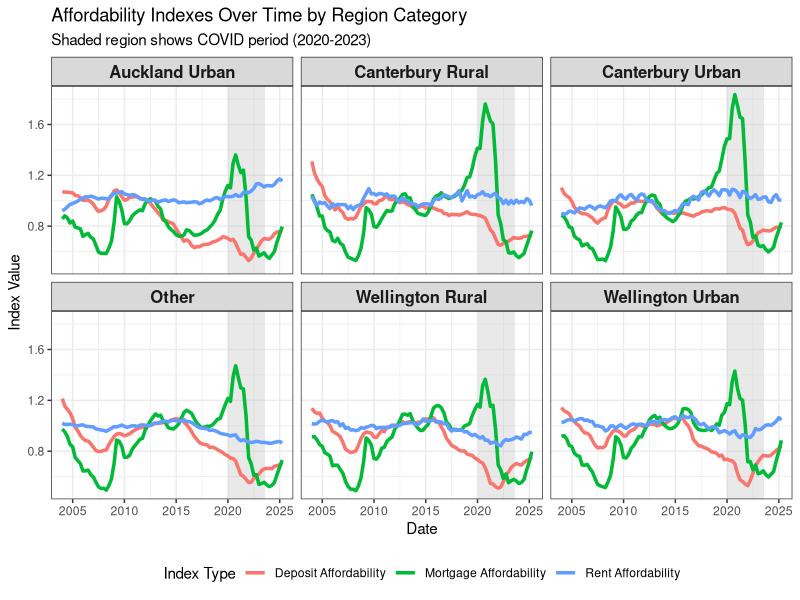
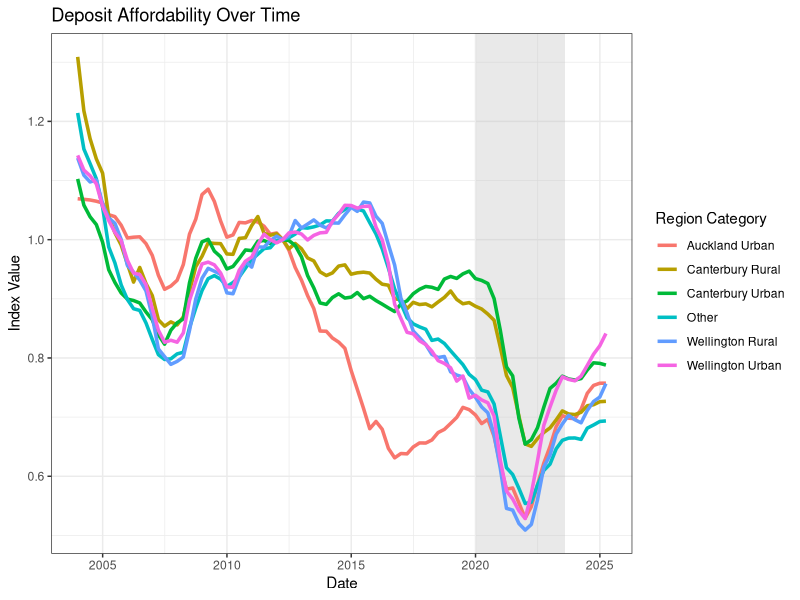
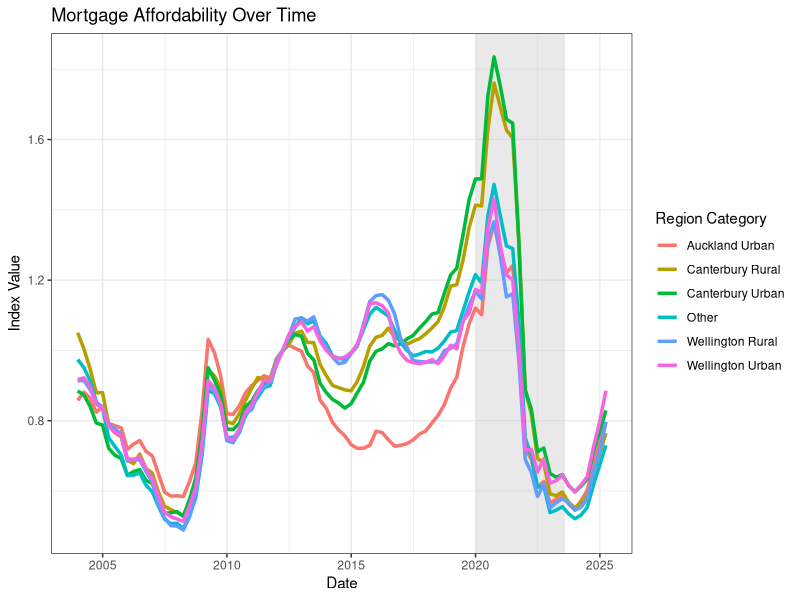
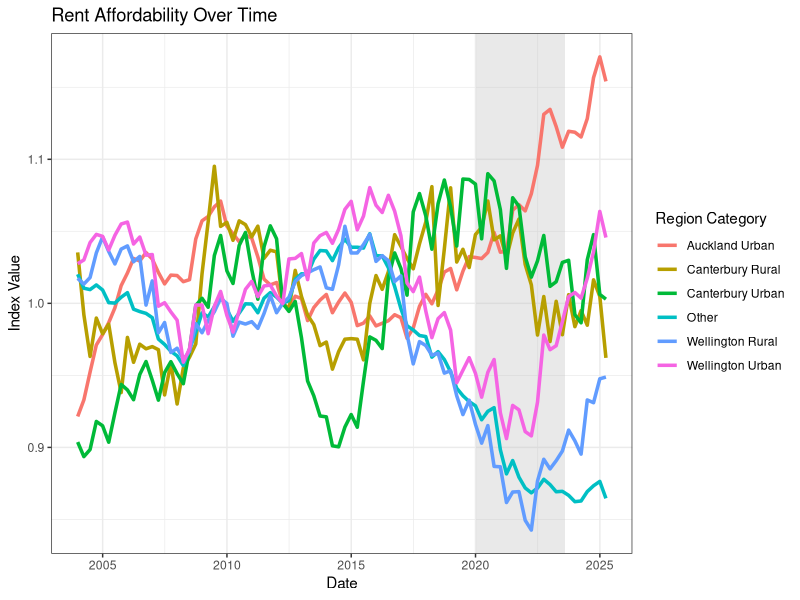
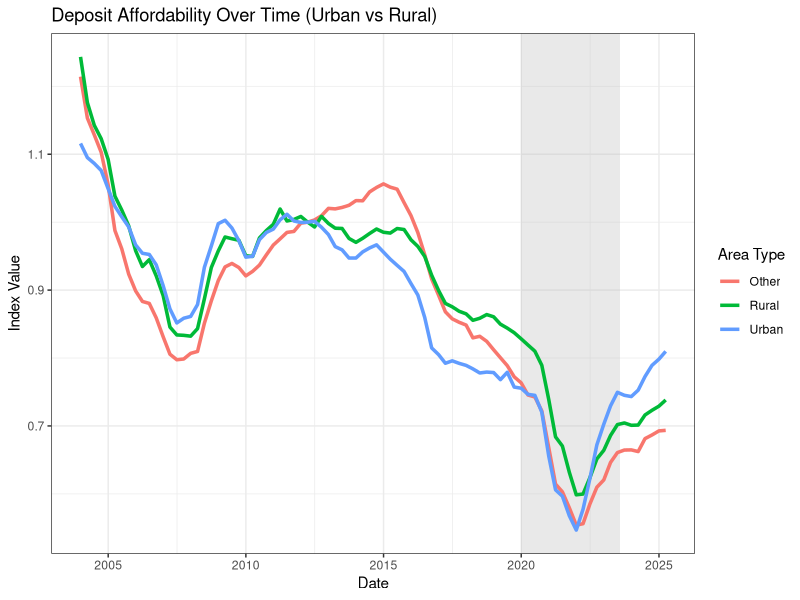
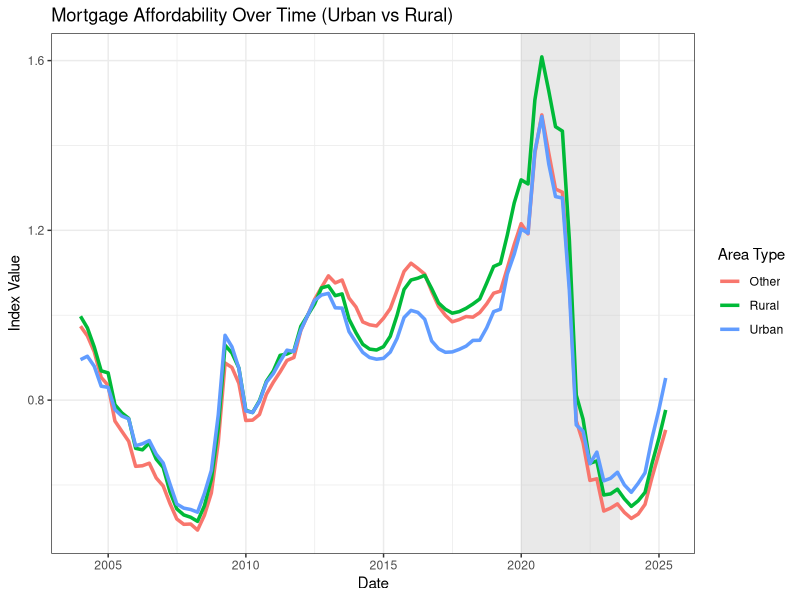
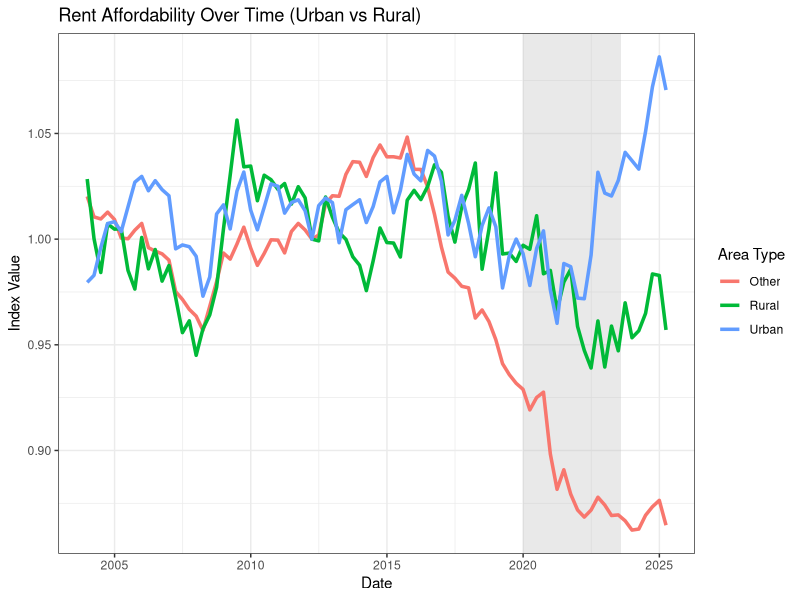

Reproduce these figures in R, in order.
library(tidyverse)
library(lubridate)

housing_affordability <- read.csv('datasets/data.govt.nz/Housing_Affordability_Indices.csv')

# Define Covid Date Range
covid_start <- as.Date("2020-01-01")
covid_end   <- as.Date("2023-08-01")

housing_affordability <- housing_affordability %>%
  mutate(date = ymd(date)) %>%
  drop_na()

housing_affordability <- housing_affordability %>%
  mutate(Category = case_when(
    Area_Name %in% c("Auckland") ~ "Auckland Urban",
    Area_Name %in% c("Rodney", "Franklin", "Papakura") ~ "Auckland Rural",
    
    Area_Name == "Christchurch City" ~ "Canterbury Urban",
    Area_Name %in% c("Ashburton District", "Hurunui District", "MacKenzie District",
                     "Selwyn District", "Timaru District", "Waimakariri District", 
                     "Waimate District", "Canterbury") ~ "Canterbury Rural",
    
    Area_Name %in% c("Wellington City", "Hutt City", "Upper Hutt City", "Porirua City") ~ "Wellington Urban",
    Area_Name %in% c("Kapiti Coast District", "Masterton District", 
                     "South Wairarapa District", "Carterton District", "Wellington") ~ "Wellington Rural",
    
    TRUE ~ "Other"
  ))

housing_affordability_long <- housing_affordability %>%
  pivot_longer(
    cols = c(Mortgage.Affordability.Index,
             Deposit.Affordability.Index,
             Rent.Affordability.Index),
    names_to = 'IndexType',
    values_to = 'IndexValue'
  ) %>%
  mutate(IndexType = recode(IndexType,
                            "Mortgage.Affordability.Index" = "Mortgage Affordability",
                            "Deposit.Affordability.Index" = "Deposit Affordability",
                            "Rent.Affordability.Index" = "Rent Affordability"))

housing_affordability_avg <- housing_affordability_long %>%
  group_by(date, Category, IndexType) %>%
  summarise(IndexValue = mean(IndexValue, na.rm = TRUE), .groups = "drop")

ggplot(housing_affordability_avg, aes(x = date, y = IndexValue, color = IndexType)) +
  annotate('rect',
           xmin = covid_start, xmax = covid_end,
           ymin = -Inf, ymax = Inf,
           fill = 'gray', alpha = 0.33) + 
  geom_line(size = 1.2) +
  facet_wrap(~ Category, scales = "fixed") +
  labs(
    title = "Affordability Indexes Over Time by Region Category",
    subtitle = 'Shaded region shows COVID period (2020-2023)',
    x = "Date",
    y = "Index Value",
    color = "Index Type"
  ) +
  theme_bw() +
  theme(
    strip.text = element_text(size = 12, face = "bold"),
    legend.position = "bottom"
  )

deposit_plot <- housing_affordability_avg %>%
  filter(IndexType == "Deposit Affordability") %>%
  ggplot(aes(x = date, y = IndexValue, color = Category)) +
  annotate('rect',
           xmin = covid_start, xmax = covid_end,
           ymin = -Inf, ymax = Inf,
           fill = 'gray', alpha = 0.33) + 
  geom_line(size = 1.2) +
  labs(title = "Deposit Affordability Over Time",
       x = "Date", y = "Index Value", color = "Region Category") +
  theme_bw()

mortgage_plot <- housing_affordability_avg %>%
  filter(IndexType == "Mortgage Affordability") %>%
  ggplot(aes(x = date, y = IndexValue, color = Category)) +
  annotate('rect',
           xmin = covid_start, xmax = covid_end,
           ymin = -Inf, ymax = Inf,
           fill = 'gray', alpha = 0.33) + 
  geom_line(size = 1.2) +
  labs(title = "Mortgage Affordability Over Time",
       x = "Date", y = "Index Value", color = "Region Category") +
  theme_bw()

rent_plot <- housing_affordability_avg %>%
  filter(IndexType == "Rent Affordability") %>%
  ggplot(aes(x = date, y = IndexValue, color = Category)) +
  annotate('rect',
           xmin = covid_start, xmax = covid_end,
           ymin = -Inf, ymax = Inf,
           fill = 'gray', alpha = 0.33) + 
  geom_line(size = 1.2) +
  labs(title = "Rent Affordability Over Time",
       x = "Date", y = "Index Value", color = "Region Category") +
  theme_bw()


housing_affordability_urban_rural <- housing_affordability_long %>%
  mutate(UrbanRural = case_when(
    Category %in% c("Auckland Urban", "Canterbury Urban", "Wellington Urban") ~ "Urban",
    Category %in% c("Auckland Rural", "Canterbury Rural", "Wellington Rural") ~ "Rural",
    TRUE ~ "Other"
  )) %>%
  group_by(date, UrbanRural, IndexType) %>%
  summarise(IndexValue = mean(IndexValue, na.rm = TRUE), .groups = "drop")

deposit_plot_ur <- housing_affordability_urban_rural %>%
  filter(IndexType == "Deposit Affordability") %>%
  ggplot(aes(x = date, y = IndexValue, color = UrbanRural)) +
  annotate('rect',
           xmin = covid_start, xmax = covid_end,
           ymin = -Inf, ymax = Inf,
           fill = 'gray', alpha = 0.33) + 
  geom_line(size = 1.2) +
  labs(title = "Deposit Affordability Over Time (Urban vs Rural)",
       x = "Date", y = "Index Value", color = "Area Type") +
  theme_bw()

mortgage_plot_ur <- housing_affordability_urban_rural %>%
  filter(IndexType == "Mortgage Affordability") %>%
  ggplot(aes(x = date, y = IndexValue, color = UrbanRural)) +
  annotate('rect',
           xmin = covid_start, xmax = covid_end,
           ymin = -Inf, ymax = Inf,
           fill = 'gray', alpha = 0.33) + 
  geom_line(size = 1.2) +
  labs(title = "Mortgage Affordability Over Time (Urban vs Rural)",
       x = "Date", y = "Index Value", color = "Area Type") +
  theme_bw()

rent_plot_ur <- housing_affordability_urban_rural %>%
  filter(IndexType == "Rent Affordability") %>%
  ggplot(aes(x = date, y = IndexValue, color = UrbanRural)) +
  annotate('rect',
           xmin = covid_start, xmax = covid_end,
           ymin = -Inf, ymax = Inf,
           fill = 'gray', alpha = 0.33) + 
  geom_line(size = 1.2) +
  labs(title = "Rent Affordability Over Time (Urban vs Rural)",
       x = "Date", y = "Index Value", color = "Area Type") +
  theme_bw()


deposit_plot
mortgage_plot
rent_plot
deposit_plot_ur
mortgage_plot_ur
rent_plot_ur

plots <- list(
  Deposit_Affordability = deposit_plot,
  Mortgage_Affordability = mortgage_plot,
  Rent_Affordability = rent_plot,
  Deposit_Affordability_Urban_Rural = deposit_plot_ur,
  Mortgage_Affordability_Urban_Rural = mortgage_plot_ur,
  Rent_Affordability_Type_Urban_Rural = rent_plot_ur
)

# for (name in names(plots)) {
#   ggsave(
#     filename = paste0(name, ".png"),
#     plot = plots[[name]],
#     width = 12,
#     height = 6,
#     dpi = 600,
#     bg = "white"
#   )
# }
